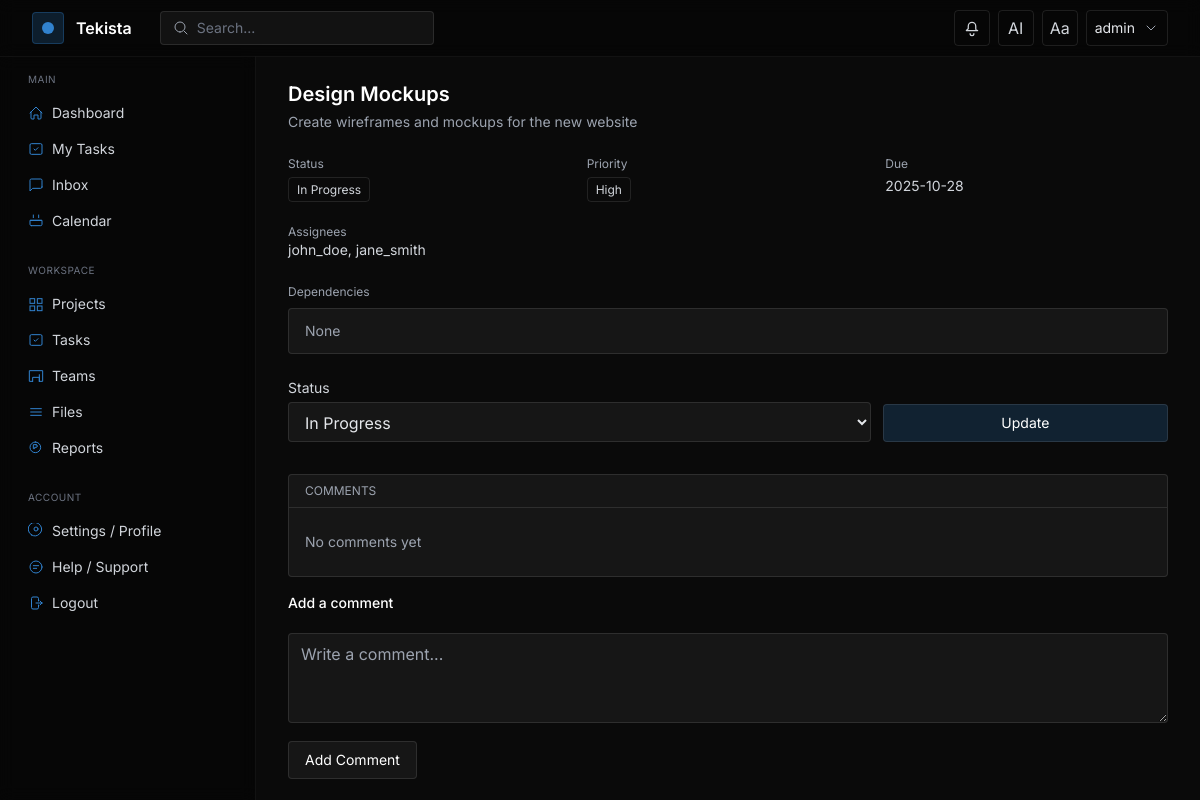
Page /tasks/1 (signed in) on the committed database.
### models.py (models this page shows, shortened)
class User(UserMixin, db.Model):
    __tablename__ = "user"
    id = db.Column(db.Integer, primary_key=True)
    username = db.Column(db.String(80), unique=True, nullable=False)
    email = db.Column(db.String(120), unique=True, nullable=False)
    password_hash = db.Column(db.String(128), nullable=False)
    organization_id = db.Column(db.Integer, db.ForeignKey('organization.id'), nullable=True)
    role_id = db.Column(db.Integer, db.ForeignKey('role.id'), nullable=True)
    custom_role_id = db.Column(db.Integer, db.ForeignKey('custom_role.id'), nullable=True)
    api_token = db.Column(db.String(128), unique=True, index=True, nullable=True)
    token_expiration = db.Column(db.DateTime, nullable=True)
    created_at = db.Column(db.DateTime, default=datetime.utcnow)
    current_workload = db.Column(db.Float, default=0.0)  # 0..100
    availability = db.Column(db.String(20), default='Available')  # Available|Busy|In a Meeting|On a Break|Out of Office
    role = db.relationship('Role')
    projects = db.relationship('Project', secondary=project_users, back_populates='users')
    tasks = db.relationship('Task', secondary=task_assignees, back_populates='assignees')

class Task(db.Model):
    __tablename__ = "task"
    id = db.Column(db.Integer, primary_key=True)
    title = db.Column(db.String(150), nullable=False)
    description = db.Column(db.Text)
    due_date = db.Column(db.Date)
    priority = db.Column(db.String(20), default='Normal')  # Critical, High, Normal, Low
    estimated_hours = db.Column(db.Float, default=4.0)
    status = db.Column(db.String(30), default='To Do')
    created_at = db.Column(db.DateTime, default=datetime.utcnow)
    parent_id = db.Column(db.Integer, db.ForeignKey('task.id'), nullable=True)
    subtasks = db.relationship('Task', backref=db.backref('parent', remote_side=[id]))
    recurrence_rule = db.Column(db.String(200), nullable=True)
    recurrence_end = db.Column(db.Date, nullable=True)
    is_template = db.Column(db.Boolean, default=False)
    template_name = db.Column(db.String(120), nullable=True)
    project_id = db.Column(db.Integer, db.ForeignKey('project.id'))
    project = db.relationship('Project', back_populates='tasks')
    assignees = db.relationship('User', secondary=task_assignees, back_populates='tasks')
    predecessors = db.relationship(
        'Task',
        secondary=task_dependencies,
        primaryjoin=id==task_dependencies.c.successor_id,
        secondaryjoin=id==task_dependencies.c.predecessor_id,
        backref='successors'
    )
    comments = db.relationship('Comment', back_populates='task', cascade='all, delete-orphan')

### tasks/routes.py (the view, shortened to what this page needs)
@tasks_bp.route('/<int:task_id>', methods=['GET', 'POST'])
@login_required
def task_detail(task_id):
    task = Task.query.get_or_404(task_id)
    status_form = UpdateStatusForm(status=task.status)
    comment_form = CommentForm()
    if comment_form.validate_on_submit() and comment_form.submit.data:
        c = Comment(body=comment_form.body.data, author_id=current_user.id, task_id=task.id)
        db.session.add(c)
        db.session.commit()
        flash('Comment added', 'success')
        return redirect(url_for('tasks.task_detail', task_id=task.id))
    return render_template('tasks/detail.html', task=task, form=status_form, comment_form=comment_form)

### tasks/forms.py
class UpdateStatusForm(FlaskForm):
	status = SelectField('Status', choices=[('To Do','To Do'),('In Progress','In Progress'),('Completed','Completed')])
	submit = SubmitField('Update')

class CommentForm(FlaskForm):
	body = TextAreaField('Comment', validators=[DataRequired()])
	submit = SubmitField('Add Comment')

### templates/tasks/detail.html (shortened to what this page needs)
{% extends 'layouts/app.html' %}
{% block content %}
<div class="max-w-4xl">
  <div class="mb-6">
    <h1 class="text-xl font-semibold text-white">{{ task.title }}</h1>
    {% if task.description %}
      <p class="mt-1 text-sm text-gray-400">{{ task.description }}</p>
    {% endif %}
  </div>
  <div class="grid grid-cols-1 sm:grid-cols-3 gap-4 mb-6">
    <div>
      <div class="text-xs text-gray-400 mb-1">Status</div>
      <span class="text-xs px-2 py-1 rounded border border-white/10 text-gray-300">{{ task.status }}</span>
    </div>
    <div>
      <div class="text-xs text-gray-400 mb-1">Priority</div>
      <span class="text-xs px-2 py-1 rounded border border-white/10 text-gray-300">{{ task.priority }}</span>
    </div>
    <div>
      <div class="text-xs text-gray-400 mb-1">Due</div>
      <div class="text-sm text-gray-300">{{ task.due_date or '—' }}</div>
    </div>
  </div>
  <div class="mb-6">
    <div class="text-xs text-gray-400">Assignees</div>
    <div class="text-sm text-gray-300">{% for u in task.assignees %}{{ u.username }}{% if not loop.last %}, {% endif %}{% endfor %}{% if not task.assignees %}-{% endif %}</div>
  </div>
  <div class="mb-6">
    <div class="text-xs text-gray-400 mb-2">Dependencies</div>
    <div class="rounded border border-white/10 bg-white/5">
      {% if task.predecessors %}
        {% for p in task.predecessors %}
        <div class="px-4 py-2 border-b border-white/5 flex items-center justify-between">
          <div class="text-sm text-white">{{ p.title }}</div>
          <span class="text-xs px-2 py-1 rounded border border-white/10 text-gray-300">{{ p.status }}</span>
        </div>
        {% endfor %}
      {% else %}
        <div class="px-4 py-3 text-sm text-gray-400">None</div>
      {% endif %}
    </div>
  </div>
  <form method="post" class="mb-8">
    <div class="grid grid-cols-1 sm:grid-cols-3 gap-3 items-end">
      <div class="sm:col-span-2">
        <label class="block text-sm text-gray-300 mb-1">{{ form.status.label.text }}</label>
        {{ form.status(class='w-full px-3 py-2 rounded bg-white/5 border border-white/10 text-gray-200') }}
      </div>
      <div>
        {{ form.submit(class='w-full px-4 py-2 rounded border border-white/10 bg-accent/20 text-white text-sm hover:bg-accent/30') }}
      </div>
    </div>
  </form>
  <div class="rounded border border-white/10 bg-white/5">
    <div class="px-4 py-2 text-xs uppercase text-gray-400 border-b border-white/10">Comments</div>
    {% if task.comments %}
      <div class="divide-y divide-white/5">
        {% for c in task.comments %}
        <div class="px-4 py-3">
          <div class="flex items-center justify-between text-xs text-gray-400">
            <span>{{ c.author.username if c.author }}</span>
            <span>{{ c.created_at }}</span>
          </div>
          <div class="text-sm text-gray-200 mt-1">{{ c.body }}</div>
        </div>
        {% endfor %}
      </div>
    {% else %}
      <div class="px-4 py-6 text-sm text-gray-400">No comments yet</div>
    {% endif %}
  </div>
  <div class="mt-4">
    <h3 class="text-sm font-medium text-white mb-2">Add a comment</h3>
    <form method="post" class="space-y-3">
      {{ comment_form.body(class='w-full px-3 py-2 rounded bg-white/5 border border-white/10 text-gray-200', rows='3', placeholder='Write a comment...') }}
      {{ comment_form.submit(class='px-4 py-2 rounded border border-white/10 bg-white/5 text-white text-sm hover:bg-white/10') }}
    </form>
  </div>
</div>
{% endblock %}

### templates/layouts/app.html (shortened to what this page needs)
<!DOCTYPE html>
<html lang="en" class="dark" data-theme="dark">
<head>
  <script src="https://cdn.tailwindcss.com"></script>
</head>
<body class="bg-bg text-gray-200 font-sans min-h-screen">
  <header class="fixed top-0 left-0 right-0 z-40 border-b border-white/5 bg-black/40 backdrop-blur">
    <div class="max-w-7xl mx-auto px-4 sm:px-6 lg:px-8 h-14 flex items-center justify-between">
      <div class="flex items-center gap-3">
        <div class="w-8 h-8 rounded bg-accent/20 border border-accent/30 flex items-center justify-center">
          <div class="w-3 h-3 rounded-full bg-accent"></div>
        </div>
        <a href="{{ url_for('projects.list_projects') }}" class="text-white font-semibold">Tekista</a>
        <div class="hidden md:flex items-center ml-4">
          <div class="flex items-center gap-2 bg-white/5 border border-white/10 rounded px-3 py-1.5">
            <svg class="w-4 h-4 text-gray-400" viewBox="0 0 24 24" fill="none" stroke="currentColor"><path stroke-linecap="round" stroke-linejoin="round" stroke-width="1.5" d="M21 21l-4.35-4.35M10.5 18a7.5 7.5 0 1 1 0-15 7.5 7.5 0 0 1 0 15z"/></svg>
            <input id="globalSearch" type="text" placeholder="Search..." class="bg-transparent outline-none text-sm text-gray-200 placeholder-gray-500 w-56">
          </div>
        </div>
      </div>
      <div class="flex items-center gap-2">
        <div class="relative">
          <button id="notifBell" class="relative inline-flex items-center justify-center w-9 h-9 rounded border border-white/10 text-gray-300 hover:text-white hover:border-white/20">
            <svg class="w-5 h-5" viewBox="0 0 24 24" fill="none" stroke="currentColor"><path stroke-linecap="round" stroke-linejoin="round" stroke-width="1.5" d="M14.25 18.75a2.25 2.25 0 1 1-4.5 0m9-3.75H5.25l1.318-1.318A2.25 2.25 0 0 0 7.5 12.84V9.75a4.5 4.5 0 0 1 9 0v3.09c0 .597.237 1.17.659 1.592L18.75 15z"/></svg>
          </button>
        </div>
        <a href="{{ url_for('ai_assistant') }}" class="inline-flex items-center justify-center w-9 h-9 rounded border border-white/10 text-gray-300 hover:text-white hover:border-white/20">AI</a>
        <button id="themeToggle" class="inline-flex items-center justify-center w-9 h-9 rounded border border-white/10 text-gray-300 hover:text-white hover:border-white/20">Aa</button>
        {% if current_user.is_authenticated %}
        <div class="relative">
          <button id="profileBtn" class="inline-flex items-center gap-2 px-2 h-9 rounded border border-white/10 hover:border-white/20">
            <span class="text-sm text-gray-200">{{ current_user.username }}</span>
            <svg class="w-4 h-4 text-gray-400" viewBox="0 0 24 24" fill="none" stroke="currentColor"><path stroke-linecap="round" stroke-linejoin="round" stroke-width="1.5" d="M6 9l6 6 6-6"/></svg>
          </button>
        </div>
        {% else %}
        <a href="{{ url_for('auth.login') }}" class="text-sm text-gray-300 hover:text-white px-3 py-2">Login</a>
        {% endif %}
      </div>
    </div>
  </header>
  <div class="pt-14 flex">
    <aside id="sidebar" class="hidden md:block w-64 shrink-0 h-[calc(100vh-56px)] sticky top-14 border-r border-white/5 bg-black/40 backdrop-blur">
      <nav class="p-4 space-y-6">
        <div>
          <div class="px-3 mb-2 text-[10px] uppercase tracking-wider text-gray-500">Main</div>
          <a href="{{ url_for('index') }}" class="flex items-center gap-2 px-3 py-2 rounded text-sm text-gray-300 hover:text-white hover:bg-white/5">
            <svg class="w-4 h-4 text-accent" viewBox="0 0 24 24" fill="none" stroke="currentColor"><path stroke-linecap="round" stroke-linejoin="round" stroke-width="1.5" d="M3 12l9-9 9 9M4.5 10.5v9a1.5 1.5 0 001.5 1.5H9v-6h6v6h3a1.5 1.5 0 001.5-1.5v-9"/></svg>
            <span>Dashboard</span>
          </a>
          <a href="{{ url_for('tasks.list_tasks') }}?assignee={{ current_user.id if current_user.is_authenticated else '' }}" class="flex items-center gap-2 px-3 py-2 rounded text-sm text-gray-300 hover:text-white hover:bg-white/5">
            <svg class="w-4 h-4 text-accent" viewBox="0 0 24 24" fill="none" stroke="currentColor"><path stroke-linecap="round" stroke-linejoin="round" stroke-width="1.5" d="M9 12l2 2 4-4"/><rect x="3" y="4" width="18" height="16" rx="2" ry="2" stroke-width="1.5"/></svg>
            <span>My Tasks</span>
          </a>
          <a href="{{ url_for('inbox') }}" class="flex items-center gap-2 px-3 py-2 rounded text-sm text-gray-300 hover:text-white hover:bg-white/5">
            <svg class="w-4 h-4 text-accent" viewBox="0 0 24 24" fill="none" stroke="currentColor"><path stroke-linecap="round" stroke-linejoin="round" stroke-width="1.5" d="M21 15a2 2 0 01-2 2H7l-4 4V5a2 2 0 012-2h14a2 2 0 012 2v10z"/></svg>
            <span>Inbox</span>
          </a>
          <a href="{{ url_for('calendar') }}" class="flex items-center gap-2 px-3 py-2 rounded text-sm text-gray-300 hover:text-white hover:bg-white/5">
            <svg class="w-4 h-4 text-accent" viewBox="0 0 24 24" fill="none" stroke="currentColor"><path stroke-linecap="round" stroke-linejoin="round" stroke-width="1.5" d="M8 7V3m8 4V3M4 11h16M5 19h14a2 2 0 002-2v-6H3v6a2 2 0 002 2z"/></svg>
            <span>Calendar</span>
          </a>
        </div>
        <div>
          <div class="px-3 mb-2 text-[10px] uppercase tracking-wider text-gray-500">Workspace</div>
          <a href="{{ url_for('projects.list_projects') }}" class="flex items-center gap-2 px-3 py-2 rounded text-sm text-gray-300 hover:text-white hover:bg-white/5">
            <span>Projects</span>
          </a>
          <a href="{{ url_for('tasks.list_tasks') }}" class="flex items-center gap-2 px-3 py-2 rounded text-sm text-gray-300 hover:text-white hover:bg-white/5">
            <svg class="w-4 h-4 text-accent" viewBox="0 0 24 24" fill="none" stroke="currentColor"><path stroke-linecap="round" stroke-linejoin="round" stroke-width="1.5" d="M9 12l2 2 4-4"/><rect x="3" y="4" width="18" height="16" rx="2" ry="2" stroke-width="1.5"/></svg>
            <span>Tasks</span>
          </a>
          <a href="{{ url_for('teams') }}" class="flex items-center gap-2 px-3 py-2 rounded text-sm text-gray-300 hover:text-white hover:bg-white/5">
            <svg class="w-4 h-4 text-accent" viewBox="0 0 24 24" fill="none" stroke="currentColor"><path stroke-linecap="round" stroke-linejoin="round" stroke-width="1.5" d="M17 20h5V4H2v16h5m10 0V10M7 20v-6h10v6"/></svg>
            <span>Teams</span>
          </a>
          <a href="{{ url_for('files') }}" class="flex items-center gap-2 px-3 py-2 rounded text-sm text-gray-300 hover:text-white hover:bg-white/5">
            <svg class="w-4 h-4 text-accent" viewBox="0 0 24 24" fill="none" stroke="currentColor"><path stroke-linecap="round" stroke-linejoin="round" stroke-width="1.5" d="M4 7h16M4 12h16M4 17h16"/></svg>
            <span>Files</span>
          </a>
          <a href="{{ url_for('reports') }}" class="flex items-center gap-2 px-3 py-2 rounded text-sm text-gray-300 hover:text-white hover:bg-white/5">
            <svg class="w-4 h-4 text-accent" viewBox="0 0 24 24" fill="none" stroke="currentColor"><path stroke-linecap="round" stroke-linejoin="round" stroke-width="1.5" d="M11 3a8 8 0 100 16 8 8 0 000-16zm1 4H8v6h2v-2h2a2 2 0 100-4z"/></svg>
            <span>Reports</span>
          </a>
        </div>
        <div class="mt-auto">
          <div class="px-3 mb-2 text-[10px] uppercase tracking-wider text-gray-500">Account</div>
          <a href="{{ url_for('settings') }}" class="flex items-center gap-2 px-3 py-2 rounded text-sm text-gray-300 hover:text-white hover:bg-white/5">
            <span>Settings / Profile</span>
          </a>
          <a href="{{ url_for('help') }}" class="flex items-center gap-2 px-3 py-2 rounded text-sm text-gray-300 hover:text-white hover:bg-white/5">
            <svg class="w-4 h-4 text-accent" viewBox="0 0 24 24" fill="none" stroke="currentColor"><path stroke-linecap="round" stroke-linejoin="round" stroke-width="1.5" d="M8 10h8M8 14h5M21 12a9 9 0 11-18 0 9 9 0 0118 0z"/></svg>
            <span>Help / Support</span>
          </a>
          {% if current_user.is_authenticated %}
          <a href="{{ url_for('auth.logout') }}" class="flex items-center gap-2 px-3 py-2 rounded text-sm text-gray-300 hover:text-white hover:bg-white/5">
            <svg class="w-4 h-4 text-accent" viewBox="0 0 24 24" fill="none" stroke="currentColor"><path stroke-linecap="round" stroke-linejoin="round" stroke-width="1.5" d="M15.75 9V5.25A2.25 2.25 0 0013.5 3h-6A2.25 2.25 0 005.25 5.25v13.5A2.25 2.25 0 007.5 21h6a2.25 2.25 0 002.25-2.25V15M12 12h9m0 0l-3 3m3-3l-3-3"/></svg>
            <span>Logout</span>
          </a>
          {% endif %}
        </div>
      </nav>
    </aside>
    <main class="flex-1 min-w-0">
      <div class="max-w-7xl mx-auto px-4 sm:px-6 lg:px-8 py-6">
        {% block content %}{% endblock %}
      </div>
    </main>
  </div>
</body>
</html>

### templates/layouts/app.html (style rules this page uses)
:root { --accent: #3182CE; }
html, body { height: 100%; }

### rows in the picture
User: username "admin"
Task: title "Design Mockups", description "Create wireframes and mockups for the new website", status "In Progress", priority "High", due_date "2025-10-28"
User: username "john_doe"
User: username "jane_smith"
